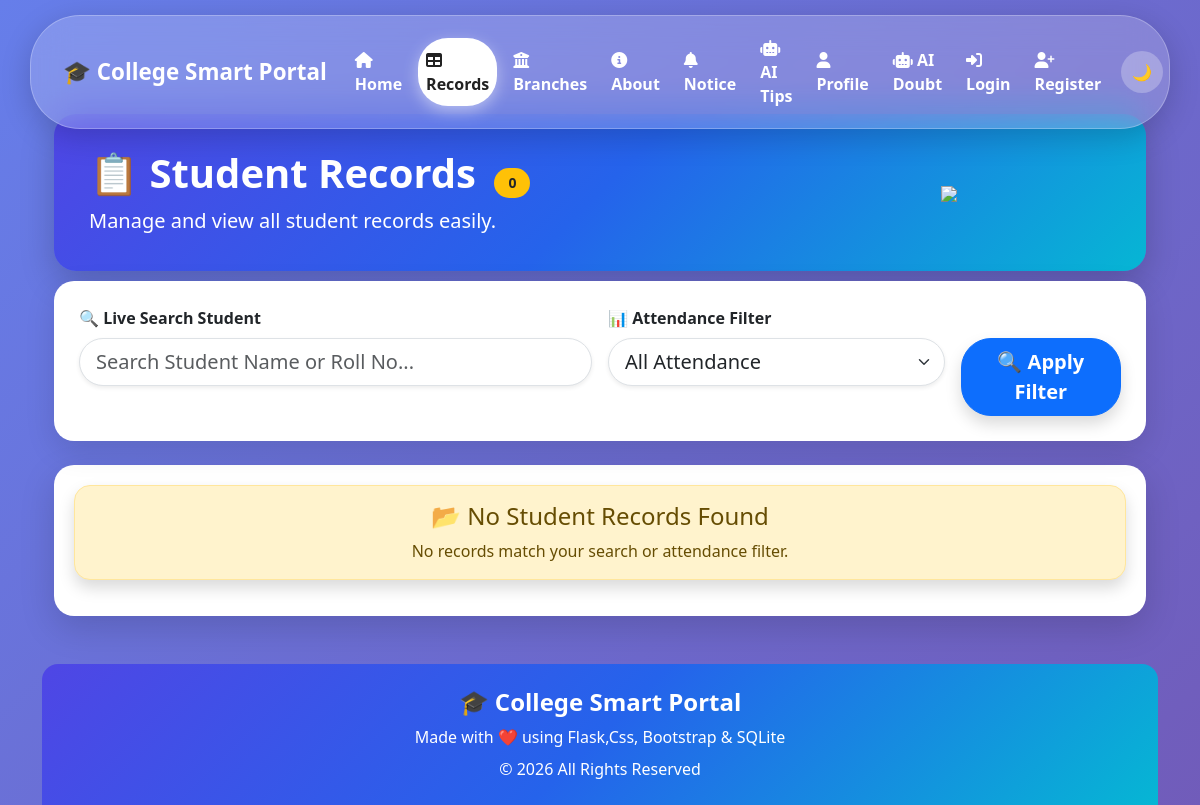
Page /record on the earlier database version.
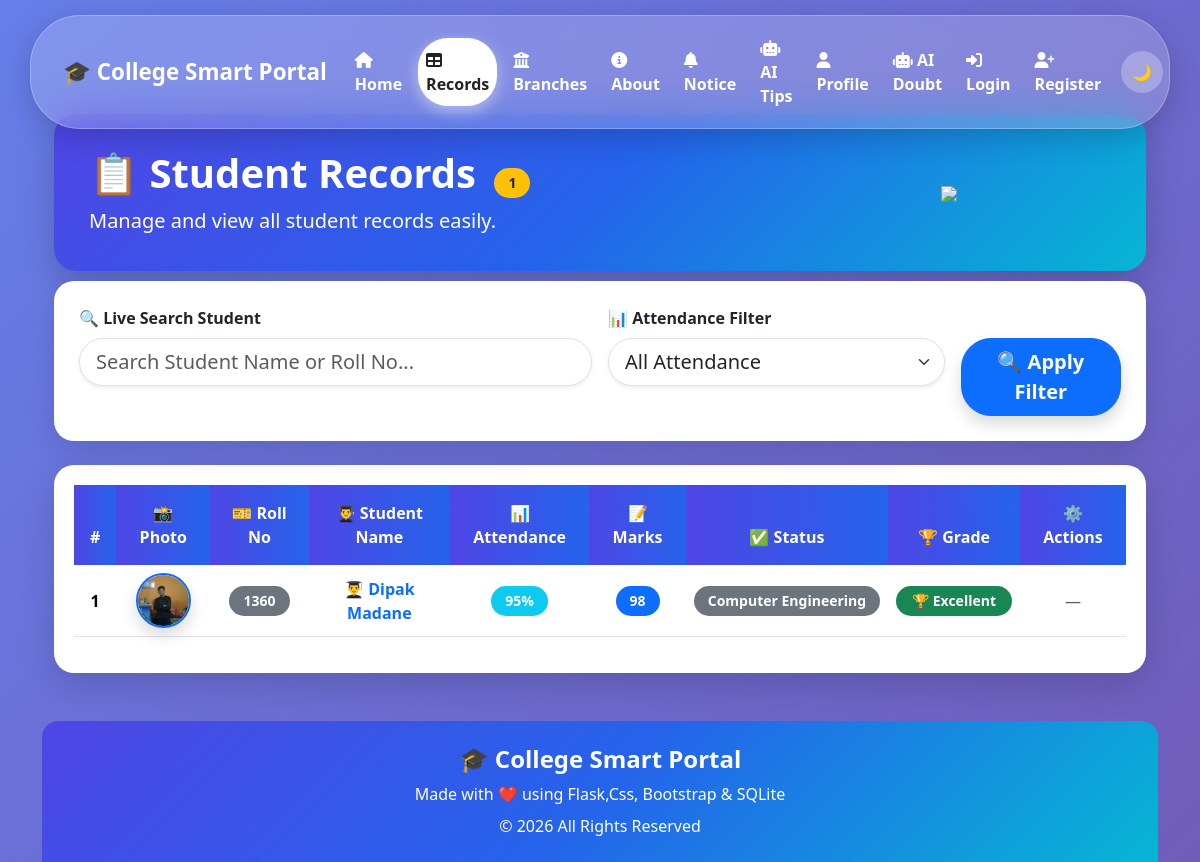
Same page on the later database version.
### tables this page shows
CREATE TABLE students (
            id INTEGER PRIMARY KEY AUTOINCREMENT,
            name TEXT NOT NULL,
            roll TEXT UNIQUE NOT NULL,
            attendance INTEGER NOT NULL,
            marks INTEGER NOT NULL,
            branch TEXT NOT NULL,
            photo TEXT
            
        
        );

### app.py (the view)
@app.route("/record")
def records():
    search = request.args.get("search", "")
    attendance = request.args.get("attendance", "")
    page = request.args.get("page", 1, type=int)
    per_page = 5
    conn = get_db()
    attendances = conn.execute("""
        SELECT DISTINCT attendance
        FROM students
        ORDER BY attendance
    """).fetchall()
    query = "SELECT * FROM students WHERE 1=1"
    count_query = "SELECT COUNT(*) FROM students WHERE 1=1"
    params = []
    count_params = []
    if search:
        query += " AND name LIKE ?"
        count_query += " AND name LIKE ?"
        params.append("%" + search + "%")
        count_params.append("%" + search + "%")
    if attendance:
        query += " AND attendance = ?"
        count_query += " AND attendance = ?"
        params.append(attendance)
        count_params.append(attendance)
    total_students = conn.execute(
        count_query,
        count_params
    ).fetchone()[0]
    total_pages = (total_students + per_page - 1) // per_page
    if page < 1:
        page = 1
    if total_pages > 0 and page > total_pages:
        page = total_pages
    offset = (page - 1) * per_page
    query += " ORDER BY id DESC LIMIT ? OFFSET ?"
    params.extend([per_page, offset])
    students = conn.execute(
        query,
        params
    ).fetchall()
    conn.close()
    return render_template(
        "record1.html",
        students=students,
        attendances=attendances,
        selected_attendance=attendance,
        search=search,
        page=page,
        total_pages=total_pages,
        total_students=total_students
    )

### app.py (called while the page is built)
def get_db():
    conn = sqlite3.connect("myproject.db")
    conn.row_factory = sqlite3.Row
    return conn

### templates/record1.html (shortened to what this page needs)
{% extends 'base.html' %}
{% block content %}
<div class="container mt-4">
<div class="record-header">
<div class="row align-items-center">
<div class="col-lg-8">
<h1 class="fw-bold">
📋 Student Records
<span class="badge bg-warning text-dark ms-2">
{{ students|length }}
</span>
</h1>
<p class="fs-5 mb-0">
Manage and view all student records easily.
</p>
</div>
<div class="col-lg-4 text-center">
<img src="https://cdn-icons-png.flaticon.com/512/3135/3135755.png"
class="img-fluid">
</div>
</div>
</div>
<div class="filter-card">
<form method="GET" action="{{ url_for('records') }}">
<div class="row g-3">
<div class="col-lg-6">
<label class="form-label fw-bold">
🔍 Live Search Student
</label>
<input
type="text"
name="search"
id="searchInput"
class="form-control form-control-lg rounded-pill shadow-sm"
placeholder="Search Student Name or Roll No...">
</div>
<div class="col-lg-4">
<label class="form-label fw-bold">
📊 Attendance Filter
</label>
<select
name="attendance"
class="form-select form-select-lg rounded-pill shadow-sm">
<option value="">All Attendance</option>
</select>
</div>
<div class="col-lg-2 d-grid">
<label class="form-label text-white">
</label>
<button
type="submit"
class="btn btn-primary btn-lg shadow">
🔍 Apply Filter
</button>
</div>
</div>
</form>
</div>
<div class="table-card mt-4">
{% if students %}
<div class="table-responsive">
<table class="table table-hover align-middle text-center"
id="studentTable">
<thead>
<tr>
<th>#</th>
<th> 📸 Photo</th>
<th>🎫 Roll No</th>
<th>👨‍🎓 Student Name</th>
<th>📊 Attendance</th>
<th>📝 Marks</th>
<th>✅ Status</th>
<th>🏆 Grade</th>
<th>⚙️ Actions</th>
</tr>
</thead>
<tbody>
{% for student in students %}
<tr>
<td class="fw-bold">
{{ loop.index }}
</td>
<td>
    {% if student.photo %}
        <img src="{{ url_for('static', filename='uploads/' + student.photo) }}"
             width="55"
             height="55"
             class="rounded-circle border border-2 border-primary shadow"
             style="object-fit:cover;">
    {% else %}
        <img src="{{ url_for('static', filename='default.png') }}"
             width="55"
             height="55"
             class="rounded-circle border">
    {% endif %}
</td>
<td>
    <span class="badge bg-secondary">
        {{ student.roll }}
    </span>
</td>
<td>
<a href="{{ url_for('student_detail', id=student.id) }}"
class="fw-bold text-decoration-none text-primary">
👨‍🎓 {{ student.name }}
</a>
</td>
<td>
<span class="badge bg-info">
{{ student.attendance }}%
</span>
</td>
<td>
<span class="badge bg-primary">
{{ student.marks }}
</span>
</td>
<td>
   <span class="badge bg-secondary">
        {{ student.branch }}
    </span>
</td>
<td>
{% if student.marks >= 90 %}
<span class="badge bg-success px-3 py-2">
🏆 Excellent
</span>
{% elif student.marks >= 75 %}
<span class="badge bg-primary px-3 py-2">
⭐ Good
</span>
{% elif student.marks >= 60 %}
<span class="badge bg-warning text-dark px-3 py-2">
👍 Average
</span>
{% else %}
<span class="badge bg-danger px-3 py-2">
📘 Poor
</span>
{% endif %}
</td>
<td>
{% if session.get("role")=="admin" %}
<a href="{{ url_for('edit_student', id=student.id) }}"
class="btn btn-warning btn-sm rounded-pill px-3 me-1">
✏️ Edit
</a>
<form action="{{ url_for('delete_student', id=student.id) }}"
method="POST"
style="display:inline;">
<button
class="btn btn-danger btn-sm rounded-pill px-3"
onclick="return confirm('Delete this student?')">
🗑️ Delete.
</button>
</form>
{% else %}
<span class="text-muted">—</span>
{% endif %}
</td>
</tr>
{% endfor %}
</tbody>
</table>
</div>
{% else %}
<div class="alert alert-warning text-center rounded-4 shadow">
<h4>📂 No Student Records Found</h4>
<p class="mb-0">
No records match your search or attendance filter.
</p>
</div>
{% endif %}
</div>
</div>
{% endblock %}

### templates/base.html (shortened to what this page needs)
<!DOCTYPE html>
<html lang="en" data-bs-theme="light">
<head>
    <link href="https://cdn.jsdelivr.net/npm/bootstrap@5.3.3/dist/css/bootstrap.min.css" rel="stylesheet">
    <link rel="stylesheet"href="https://cdnjs.cloudflare.com/ajax/libs/font-awesome/6.4.2/css/all.min.css">
</head>
<body>
<nav class="navbar navbar-expand-lg glass-nav fixed-top">
    <div class="container">
        <a class="navbar-brand fw-bold text-white" href="/">
            🎓 College Smart Portal
        </a>
        <div class="collapse navbar-collapse justify-content-end" id="navbarNav">
            <ul class="navbar-nav align-items-center">
                <li class="nav-item">
                    <a class="nav-link active" href="/">
                        <i class="fas fa-house"></i>
                        <span>Home</span>
                    </a>
                </li>
                <li class="nav-item">
                    <a class="nav-link" href="/record">
                        <i class="fas fa-table"></i>
                        <span>Records</span>
                    </a>
                </li>
                <li class="nav-item">
                    <a class="nav-link" href="/branches">
                        <i class="fas fa-building-columns"></i>
                        <span>Branches</span>
                    </a>
                </li>
                <li class="nav-item">
                    <a class="nav-link" href="/about">
                        <i class="fas fa-circle-info"></i>
                        <span>About</span>
                    </a>
                </li>
                <li class="nav-item">
                    <a class="nav-link" href="/notice">
                        <i class="fas fa-bell"></i>
                        <span>Notice</span>
                    </a>
                </li>
                <li class="nav-item">
                    <a class="nav-link" href="/ai_tips">
                        <i class="fas fa-robot"></i>
                        <span>AI Tips</span>
                    </a>
                </li>
                <li class="nav-item">
                        <a class="nav-link" href="/profile">
                            <i class="fas fa-user"></i>
                            <span>Profile</span>
                        </a>
                    </li>
                    <li class="nav-item">
                        <a class="nav-link" href="/ai_doubt">
                            <i class="fas fa-robot"></i>
                            <span>AI Doubt</span>
                        </a>
                    </li>
                {% if session.get("username") %}
                    {% if session.get("role") == "admin" %}
                    <li class="nav-item">
                        <a class="nav-link" href="/add">
                            <i class="fas fa-user-plus"></i>
                            <span>Add Student</span>
                        </a>
                    </li>
                    {% endif %}
                    <li class="nav-item">
                        <a class="nav-link logout-btn" href="/logout">
                            <i class="fas fa-right-from-bracket"></i>
                            <span>Logout</span>
                        </a>
                    </li>
                {% else %}
                    <li class="nav-item">
                        <a class="nav-link" href="/login">
                            <i class="fas fa-right-to-bracket"></i>
                            <span>Login</span>
                        </a>
                    </li>
                    <li class="nav-item">
                        <a class="nav-link" href="/register">
                            <i class="fas fa-user-plus"></i>
                            <span>Register</span>
                        </a>
                    </li>
                {% endif %}
                <li class="nav-item ms-2">
                    <button class="theme-btn" onclick="toggleTheme()">
                        🌙
                    </button>
                </li>
            </ul>
        </div>
    </div>
</nav>
<div style="height:90px;"></div>
<div class="container">
{% block content %}
{% endblock %}
<footer class="mt-5">
<div class="container-fluid text-center text-white py-4 rounded-top-4"
style="background:linear-gradient(135deg,#4f46e5,#2563eb,#06b6d4);">
<h4 class="fw-bold">
🎓 College Smart Portal
</h4>
<p class="mb-2">
Made with ❤️ using Flask,Css, Bootstrap & SQLite
</p>
<p class="mb-0">
© 2026 All Rights Reserved
</p>
</div>
</body>
</html>

### templates/base.html (style rules this page uses)
tbody tr { transition:0.3s; }
.badge { padding:8px 12px; }
.btn { transition:0.3s; }
.btn { border: radius 15px; font-weight:bold; }
body { background:linear-gradient(135deg,#667eea,#764ba2,#6dd5ed); background-size:300% 300%; animation:bgMove 12s ease infinite; }
.glass-nav { margin:15px auto; width:95%; border-radius:50px; background:rgba(255,255,255,.18); backdrop-filter:blur(18px); -webkit-backdrop-filter:blur(18px); border:1px solid rgba(255,255,255,.25); box-shadow:0 8px 30px rgba(0,0,0,.18); padding:10px 20px; }
.glass-nav .navbar-brand { color:#fff !important; font-size:1.4rem; }
.glass-nav .nav-link { color:white !important; font-weight:600; padding:10px 18px; margin:0 4px; border-radius:30px; transition:all .35s ease; }
.glass-nav .nav-link.active { background:white; color:#222 !important; box-shadow:0 5px 15px rgba(255,255,255,.45); }
.theme-btn { width:42px; height:42px; border:none; border-radius:50%; background:rgba(255,255,255,.25); color:white; transition:.3s; }

### templates/record1.html (style rules this page uses)
.record-header { background:linear-gradient(135deg,#4f46e5,#2563eb,#06b6d4); border-radius:22px; padding:35px; color:white; box-shadow:0 12px 35px rgba(0,0,0,.20); margin-bottom:30px; }
.record-header img { width:140px; }
.filter-card { background:#fff; padding:25px; border-radius:20px; box-shadow:0 10px 30px rgba(0,0,0,.12); margin-top:-20px; position:relative; z-index:5; }
.table-card { background:#fff; padding:20px; border-radius:20px; box-shadow:0 12px 35px rgba(0,0,0,.15); }
.table thead th { background:linear-gradient(90deg,#4f46e5,#2563eb); color:white; border:none; padding:16px; font-weight:600; text-align:center; }
.table tbody tr { transition:.3s; }
.badge { padding:8px 14px; border-radius:30px; font-size:14px; }
.btn { border-radius:30px; }

Differences in the rows shown:
added students: photo (picture), roll "1360", name "Dipak Madane", attendance "95", marks "98", branch "Computer Engineering", shows "🏆 Excellent"
Other differences:
{{ students|length }}: "0" → "1"
text no longer shown: "📂 No Student Records Found No records match your search or attendance filter."
text now shown: "# 📸 Photo 🎫 Roll No 👨‍🎓 Student Name 📊 Attendance 📝 Marks ✅ Status 🏆 Grade ⚙️ Actions"
